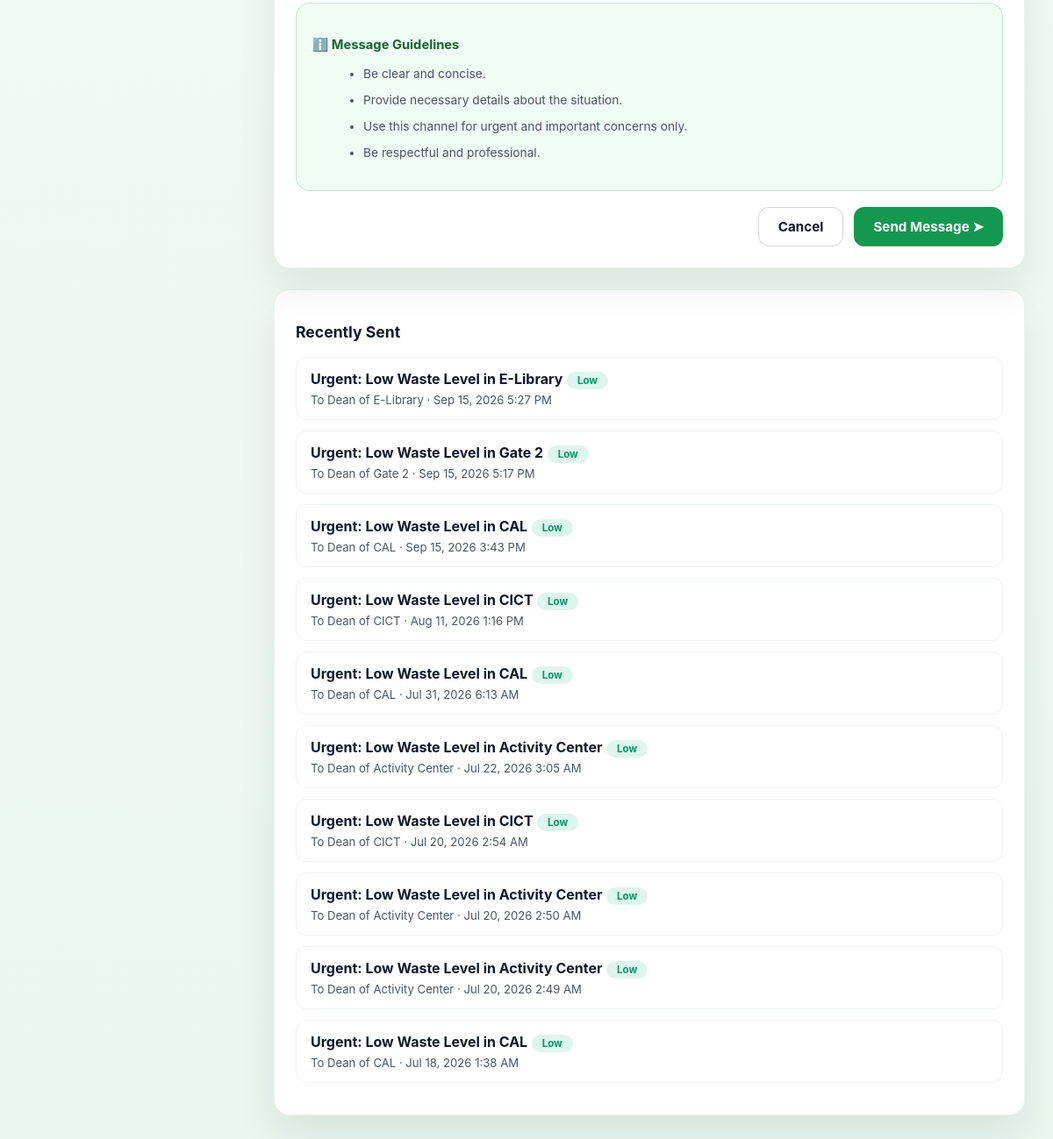
Page /messages/ (signed in, lower part) on the earlier database version.
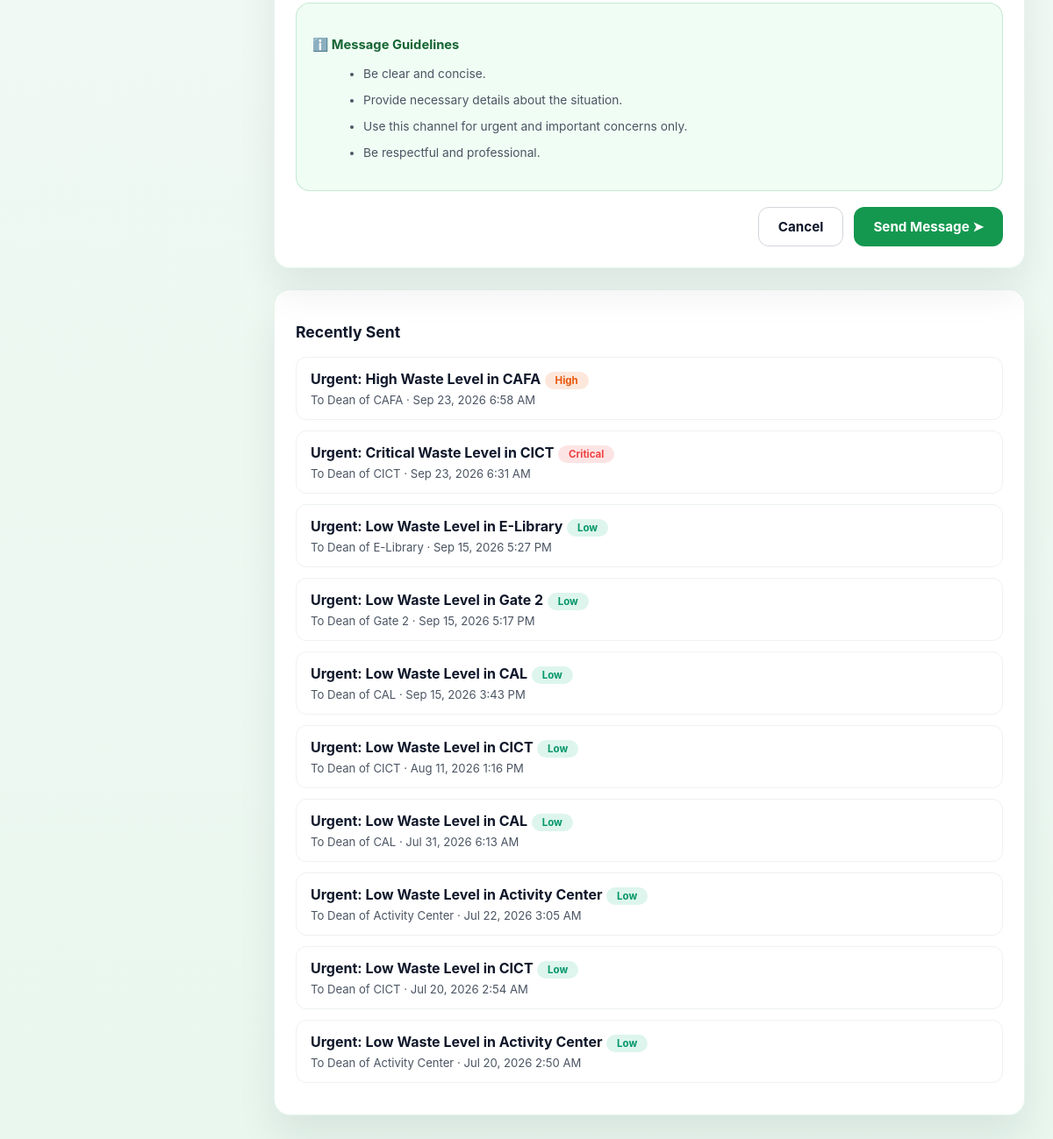
Same page on the later database version.
### records/models.py (models this page shows, shortened)
class DeanMessage(models.Model):
    sender = models.ForeignKey(
        User,
        on_delete=models.CASCADE,
        related_name='sent_dean_messages'
    )
    area = models.ForeignKey('Area', on_delete=models.CASCADE)
    subject = models.CharField(max_length=200)
    body = models.TextField()
    alert_level = models.CharField(max_length=10, blank=True)
    is_read = models.BooleanField(default=False)
    created_at = models.DateTimeField(auto_now_add=True)
    class Meta:
        ordering = ['-created_at']

class Area(models.Model):
    area_name = models.CharField(max_length=100)
    status = models.CharField(max_length=50, default='Active')
    def __str__(self):
        return self.area_name

### records/views.py (the view, shortened to what this page needs)
# urls.py: path('messages/', views.message_dean, name='message_dean'),
@login_required
@csrf_protect
def message_dean(request):
    if request.user.profile.role != 'Supervisor':
        return redirect('waste_list')
    area_choices = list(Area.objects.values_list('area_name', flat=True))
    selected_area = request.GET.get('area') or (area_choices[0] if area_choices else '')
    period = request.GET.get('period', '7days')
    summary = college_waste_summary(
        selected_area,
        period
    ) if selected_area else None
    sent_messages = DeanMessage.objects.filter(
        sender=request.user
    )[:10]
    default_subject = (
        f"Urgent: {summary['current_level']} Waste Level in {selected_area}"
        if summary else ''
    )
    default_body = (
        f"Good day, Dean.\n\n"
        f"Based on the waste summary for the {summary['period_label'].lower()}, "
        f"the waste level in {selected_area} is currently "
        f"{summary['current_level'].upper()}, with an average daily waste of "
        f"{summary['average_daily']} bags.\n"
        f"Immediate action is necessary to address the increasing waste "
        f"accumulation in your area.\n\n"
        f"Please advise your staff to prioritize waste collection and proper disposal.\n\n"
        f"Thank you."
        if summary else ''
    )
    return render(request, 'message_college_dean.html', {
        'area_choices': area_choices,
        'selected_area': selected_area,
        'period': period,
        'summary': summary,
        'sent_messages': sent_messages,
        'default_subject': default_subject,
        'default_body': default_body,
    })

### records/context_processors.py (called while the page is built)
def sidebar_badges(request):
    user = getattr(request, 'user', None)
    if not user or not user.is_authenticated:
        return {}
    profile = getattr(user, 'profile', None)
    if not profile:
        return {}
    if profile.role in ('Supervisor', 'Head Supervisor'):
        critical = 0
        for area_name in Area.objects.values_list('area_name', flat=True):
            latest = (
                WasteRecord.objects.filter(area__area_name=area_name)
                .order_by('-submitted_at')
                .first()
            )
            if latest and latest.alert_level == 'Critical':
                critical += 1
        return {'critical_college_count': critical}
    return {}

### records/views.py (called while the page is built)
def get_threshold_settings(reporting_period):
    period_name = REPORTING_PERIOD_MAP.get(reporting_period, "Today")
    settings, _ = ThresholdSettings.objects.get_or_create(
        reporting_period=period_name
    )
    return settings

### records/templates/message_college_dean.html (shortened to what this page needs)
{% load static %}
<!DOCTYPE html>
<html lang="en">
<head>
</head>
<body>
<div class="layout">
    <main class="main">
        <form method="post" action="{% url 'message_dean' %}">
            <div class="grid">
                <div class="card">
                    <div class="compose-grid">
                        <aside class="guidelines">
                            <h4>ℹ️ Message Guidelines</h4>
                            <ul>
                                <li>Be clear and concise.</li>
                                <li>Provide necessary details about the situation.</li>
                                <li>Use this channel for urgent and important concerns only.</li>
                                <li>Be respectful and professional.</li>
                            </ul>
                        </aside>
                    </div>
                    <div class="actions">
                        <a href="{% url 'waste_list' %}" class="btn cancel">Cancel</a>
                        <button type="submit" class="btn send">Send Message ➤</button>
                    </div>
                </div>
            </div>
        </form>
        {% if sent_messages %}
        <div class="card sent-list">
            <h2>Recently Sent</h2>
            {% for m in sent_messages %}
            <div class="sent-item">
                <div><strong>{{ m.subject }}</strong> <span class="pill {{ m.alert_level }}">{{ m.alert_level }}</span></div>
                <div class="meta">To Dean of {{ m.area }} &middot; {{ m.created_at|date:"M d, Y g:i A" }}</div>
            </div>
            {% endfor %}
        </div>
        {% endif %}
    </main>
</div>
</body>
</html>

Differences in the rows shown:
no longer on this page (row unchanged): DeanMessage: subject "Urgent: Low Waste Level in Activity Center", alert_level "Low", area "Activity Center", created_at "Jul 20, 2026 2:49 AM"
no longer on this page (row unchanged): DeanMessage: subject "Urgent: Low Waste Level in CAL", alert_level "Low", area "CAL", created_at "Jul 18, 2026 1:38 AM"
added DeanMessage: subject "Urgent: High Waste Level in CAFA", alert_level "High", area "CAFA", created_at "Sep 23, 2026 6:58 AM"
added DeanMessage: subject "Urgent: Critical Waste Level in CICT", alert_level "Critical", area "CICT", created_at "Sep 23, 2026 6:31 AM"
